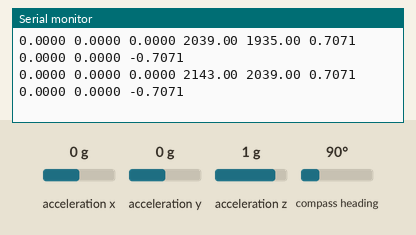
Bench run of a sketch on a simulated Arduino Uno, built with avr-gcc and run on an emulated ATmega328P. On the bench: the last lines printed to the serial monitor. The inputs (shaded band) are chosen by the test bench; at power-on: compass heading 90°, acceleration x 0 g, acceleration y 0 g, acceleration z 1 g.

Above: at 2.2 s.
2.3 s: compass heading set to 7°
At 2.36 s:
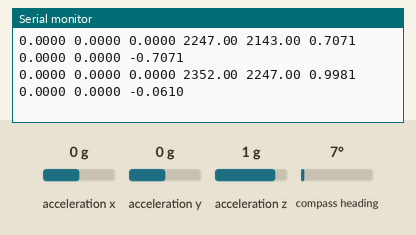
3.8 s: compass heading set to 90°
At 3.81 s:
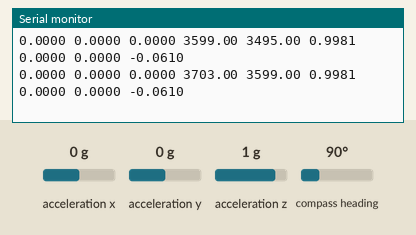
Timing chart, 0 to 6.8 s (numbered marks = the images above; inputs shaded):
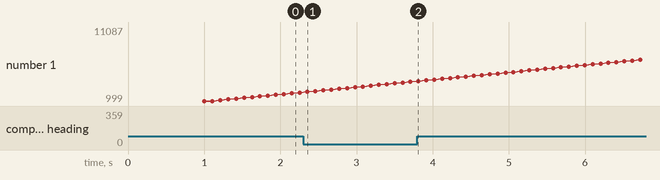

Measured:
- after the input at 2.3 s, the serial monitor: prints a new line after 0.06 s (image 1)

The sketch:

Plotter.ino
```cpp
//Тестовый скетч для визуализации траектории в питоне

#define DEBUG_MODE_INIT
//Константы
#define BAUDRATE 115200
/* задержка между кадрами */
#define BNO055_SAMPLERATE_DELAY_MS 100
/* Длина UART Команды */
#define COMMAND_LEN 4
//Библиотеки
#include <Wire.h>
#include <Adafruit_Sensor.h>
#include <Adafruit_BNO055.h>
#include <utility/imumaths.h>


int i;
double time1,time2,time_val;
String console;
Adafruit_BNO055 bno = Adafruit_BNO055(55, 0x29);

sensors_event_t  event_acel;
//sensors_event_t  event_euler;
imu::Quaternion Rotate, Vector, Rotate_reverse, Ready;
String Packet[9];
String ReadyPacket;
//char Packet[5][10];
//char ReadyPacket[50];
double Acel[3];  //[x,y,z]
double Vel[3];
double Pos[3];
void PC_init();

void displaySensorDetails(void) {
  sensor_t sensor;
  bno.getSensor(&sensor);
  Serial.println("------------------------------------");
  Serial.print("Sensor:       ");
  Serial.println(sensor.name);
  Serial.print("Driver Ver:   ");
  Serial.println(sensor.version);
  Serial.print("Unique ID:    ");
  Serial.println(sensor.sensor_id);
  Serial.print("Max Value:    ");
  Serial.print(sensor.max_value);
  Serial.println(" xxx");
  Serial.print("Min Value:    ");
  Serial.print(sensor.min_value);
  Serial.println(" xxx");
  Serial.print("Resolution:   ");
  Serial.print(sensor.resolution);
  Serial.println(" xxx");
  Serial.println("------------------------------------");
  Serial.println("");
  delay(500);
  for (i = 0; i<3; i++)
  {
    Acel[i] = 0.0;
  }
  for (i = 0; i<3; i++)
  {
    Vel[i] = 0.0;
  }
  for (i = 0; i<3; i++)
  {
    Pos[i] = 0.0;
  }
}

void setup() {
  Serial.begin(115200);
  while (!bno.begin()) {
    Serial.print("Ooops, no BNO055 detected ... Check your wiring or I2C ADDR!");
    delay (5000);
  }
  delay(1000);
  bno.setExtCrystalUse(true);
  //displaySensorDetails();
  /*
  Функция записи в регистр с каким то хуем спрятана в приват. Програмисты на плюсах конченные
  uint8_t unitsel = (0 << 7) | // Orientation = Android
                    (0 << 4) | // Temperature = Celsius
                    (1 << 2) | // Euler = Rad
                    (1 << 1) | // Gyro = Rads
                    (0 << 0);  // Accelerometer = m/s^2
  bno.Adafruit_BNO055::write8(Adafruit_BNO055::BNO055_UNIT_SEL_ADDR, unitsel);// Это я на радианы переключил эйлеры
  */
  time1 = (long)(millis());


}


void loop() {

  //PC_init();


  //bno.getEvent(&event_euler);
  time2 = time1;
  time1 = (long)(millis());
  //time_val = time1 - time2;
  Rotate = bno.getQuat();
  bno.getEvent(&event_acel, Adafruit_BNO055::VECTOR_LINEARACCEL);
  /*
  Vector = imu::Quaternion(0,(double)event_acel.acceleration.x,(double)event_acel.acceleration.y,(double)event_acel.acceleration.z);
  Rotate_reverse = Rotate.conjugate() / (double)(Rotate.w()*Rotate.w()+Rotate.x()*Rotate.x()+Rotate.y()*Rotate.y()+Rotate.z()*Rotate.z());
  Ready = Rotate * Vector * Rotate_reverse;
  */
  //Для удобной работы избавляюсь от обьекта кватерниона.

  /*
  Packet[0] = Ready.x();
  Packet[1] = Ready.y();
  Packet[2] = Ready.z();
  Packet[3] = time1;
  Packet[4] = time2;
  */
  /*
  dtostrf(Ready.x(),4,4,Packet[0]);
  dtostrf(Ready.y(),4,4,Packet[1]);
  dtostrf(Ready.z(),4,4,Packet[2]);
  dtostrf(time1,4,4,Packet[3]);
  dtostrf(time2,4,4,Packet[4]);
  memcpy(&ReadyPacket[0],Packet[0],9);
  memcpy(&ReadyPacket[9],Packet[1],9);
  memcpy(&ReadyPacket[19],Packet[2],9);
  memcpy(&ReadyPacket[29],Packet[3],9);
  memcpy(&ReadyPacket[39],Packet[4],9);
  */
  /*
  //Правильная отправка
  Packet[0] = String(Ready.x(), 4);
  Packet[1] = String(Ready.y(), 4);
  Packet[2] = String(Ready.z(), 4);
  Packet[3] = String(time1);
  Packet[4] = String(time2);
  ReadyPacket = Packet[0] + " " + Packet[1] + " " + Packet[2] + " " + Packet[3] + " " + Packet[4];
  */


  /*
  //Дебаговая отправка без поворота
  Packet[0] = String(event_acel.acceleration.x, 4);
  Packet[1] = String(event_acel.acceleration.y, 4);
  Packet[2] = String(event_acel.acceleration.z, 4);
  Packet[3] = String(time1);
  Packet[4] = String(time2);
  ReadyPacket = Packet[0] + " " + Packet[1] + " " + Packet[2] + " " + Packet[3] + " " + Packet[4];
  */
  /*
  //Дебаговая отправка кватерниона
  Packet[0] = String((double)Rotate.w(), 4);
  Packet[1] = String((double)Rotate.x(), 4);
  Packet[2] = String((double)Rotate.y(), 4);
  Packet[3] = String((double)Rotate.z(), 4);
  Packet[4] = String(time1);
  ReadyPacket = Packet[0] + " " + Packet[1] + " " + Packet[2] + " " + Packet[3] + " " + Packet[4];
  */

  //Новая главная отправка. Отныне вся обработка на сервере
  Packet[0] = String(event_acel.acceleration.x, 4);
  Packet[1] = String(event_acel.acceleration.y, 4);
  Packet[2] = String(event_acel.acceleration.z, 4);
  Packet[3] = String(time1);
  Packet[4] = String(time2);
  Packet[5] = String((double)Rotate.w(), 4);
  Packet[6] = String((double)Rotate.x(), 4);
  Packet[7] = String((double)Rotate.y(), 4);
  Packet[8] = String((double)Rotate.z(), 4);
  ReadyPacket = Packet[0] + " " + Packet[1] + " " + Packet[2] + " " + Packet[3] + " " + Packet[4] + " " + Packet[5] + " " + Packet[6] + " " + Packet[7] + " " + Packet[8];
  Serial.println(ReadyPacket);
  delay(BNO055_SAMPLERATE_DELAY_MS);

/*
  //Первое интегрирование
  for (i = 0; i < 3; i++)
  {
    Vel[i] = (double)(Vel[i] + Acel[i] * (time_val/1000));
  }
  //Второе интегрирование
  for (i = 0; i < 3; i++)
  {
    Pos[i] = (Pos[i] + Vel[i] * (time_val/1000));
  }
*/

/*
  Serial.print("Position: x = ");
  Serial.print(Pos[0]);
  Serial.print(" y = ");
  Serial.print(Pos[1]);
  Serial.print(" z = ");
  Serial.println(Pos[2]);
*/
  //Serial.println(sizeof(Packet));


  //Serial.write((char*)Packet,sizeof(Packet));

}


void PC_init()
{
  char await[4] = {0xC0,0xFF,0x01,0xC0};
  char buf[4] = {0,0,0,0};
  #ifdef DEBUG_MODE_INIT
    char debug[4] = {0x22,0x33,0x44,0x55};
  #endif
  while(1)
  {
    Serial.write(await,COMMAND_LEN);
    if (Serial.readBytes(buf,COMMAND_LEN) > 0)
    {

      Serial.write(debug,COMMAND_LEN);
      Serial.write(buf,COMMAND_LEN);

      if (buf[0] == 0xC0)
      {
        if (buf[1] == 0x01)
        {
          if (buf[2] == 0x01)
          {
            if (buf[3] == 0xC0)
            {
              Serial.write(buf,COMMAND_LEN);
              break;
            }
          }
        }
      }
    }
  }

}
```
